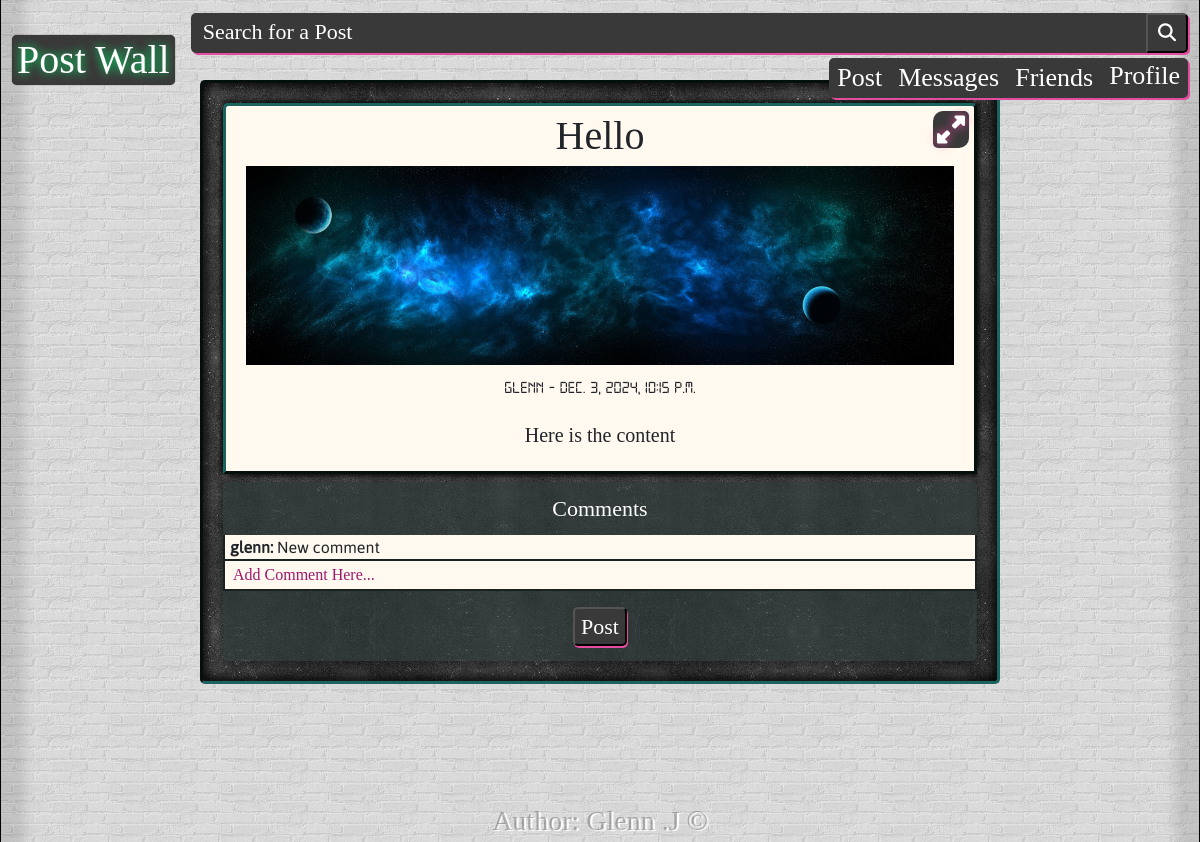
The app's page /, older data.
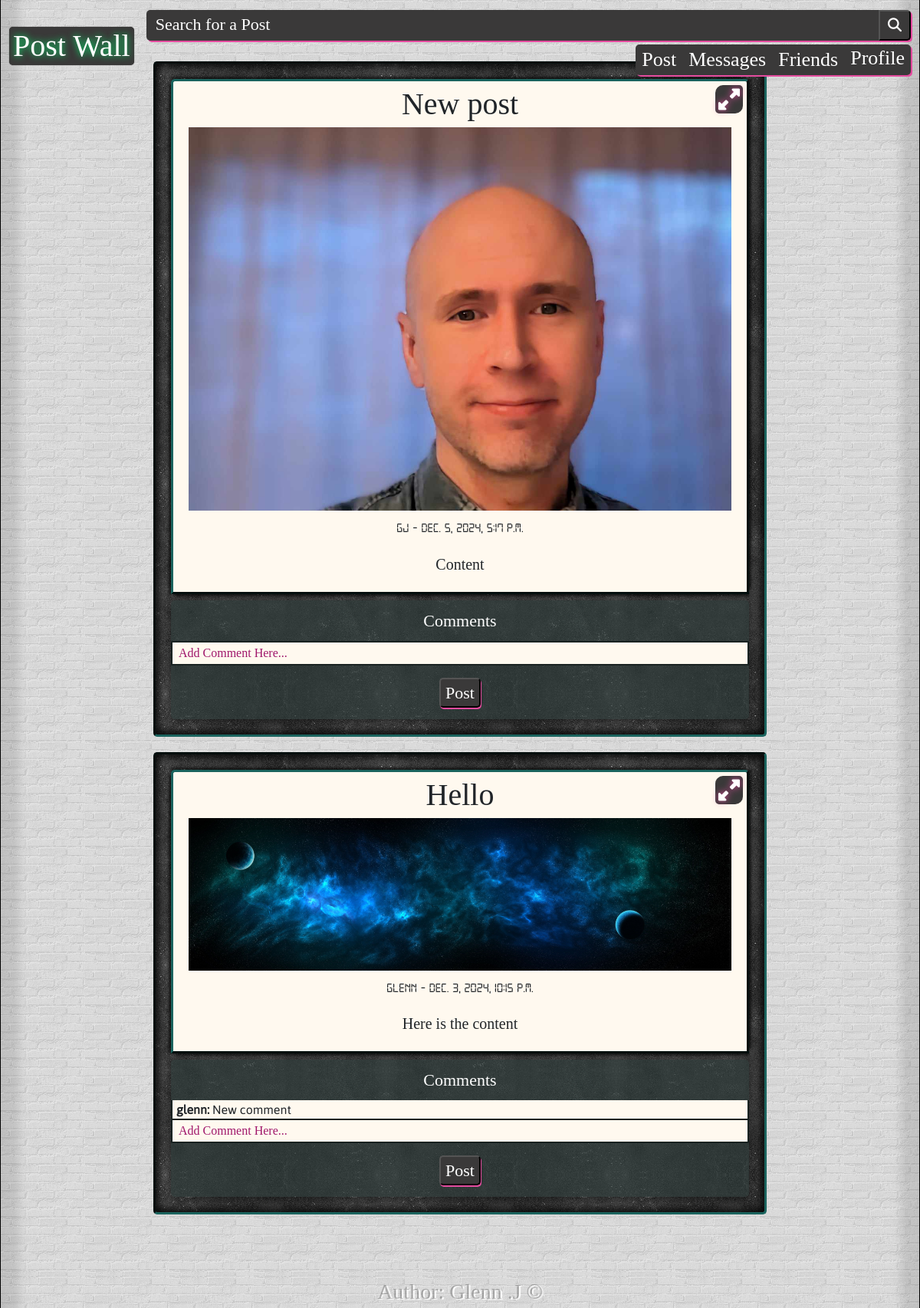
The same page, newer data.
### blog/models.py (models this page shows, shortened)
class Post(models.Model):
    user            = models.ForeignKey(Profile, on_delete=models.CASCADE, related_name='posts')
    title           = models.CharField(max_length=50)
    img             = models.ImageField(upload_to='img/posts', blank=True, null=True)
    content         = models.TextField()
    created_at      = models.DateTimeField(default=timezone.now)
    updated_at      = models.DateTimeField(auto_now=True)
    is_published    = models.BooleanField(default=True)
    def short_content(self):
        return self.content[:100]

class Comment(models.Model):
    post = models.ForeignKey(Post, on_delete=models.CASCADE, related_name='comments', null=True)
    user = models.ForeignKey(Profile, on_delete=models.CASCADE, related_name='comments')
    text = models.TextField()

### accounts/models.py (models this page shows, shortened)
class Profile(AbstractBaseUser):
    username          = models.CharField(max_length=50, unique=True)
    first_name        = models.CharField(max_length=50)
    last_name         = models.CharField(max_length=50)
    email             = models.EmailField(max_length=100, unique=True)
    profile_picture   = models.ImageField(blank=True, upload_to='profile/')
    date_joined       = models.DateTimeField(auto_now_add=True)
    last_login        = models.DateTimeField(auto_now=True)
    is_admin          = models.BooleanField(default=False)
    is_staff          = models.BooleanField(default=True)
    is_active         = models.BooleanField(default=True)
    is_inactive       = models.BooleanField(default=True)
    is_published      = models.BooleanField(default=True)
    USERNAME_FIELD    = 'email'
    REQUIRED_FIELDS   = ['username', 'first_name', 'last_name']
    objects = ProfileManager()

### blog/views.py (the view)
# urls.py: path('', views.postwall, name='postwall'),
def postwall(request):
    posts_with_comments = []
    posts = Post.objects.filter(is_published=True).order_by('-created_at')
    for post in posts:
        comments = post.comments.all()
        posts_with_comments.append({'post': post, 'comments': comments})
    context = {
        'posts_with_comments': posts_with_comments,
        'user': request.user,
    }
    return render(request, "postwall.html", context)

### accounts/context_processors.py (called while the page is built)
def profile_context(request):
    profile_picture_url = None
    if request.user.is_authenticated:
        try:
            profile_picture_url = request.user.profile_picture.url if request.user.profile_picture else None
        except Profile.DoesNotExist:
            pass
    return {'profile_picture_url': profile_picture_url}

### templates/postwall.html (shortened to what this page needs)
{% extends 'base.html' %}
{% load static %}
{% block content %}
<div class="brickwall">
    {% if posts_with_comments %}
        {% for item in posts_with_comments %}
            <div class="concrete" data-post-id="{{ item.post.id }}">
                <div class="polaroid">
                    <div class="postwall-link-container">
                        <a href="{% url 'post_detail' item.post.id %}" class="postwall-link">
                        </a>
                    </div>
                    <div class="postwall-title">{{ item.post.title }}</div>
                    <div class="postwall-image-container">
                        {% if item.post.img %}
                            <img class="postwall-image" src="{{ item.post.img.url }}" alt="{{ item.post.title }}">
                        {% endif %}
                    </div>
                    <p class="postwall-meta">{{ item.post.user.username }} - {{ item.post.created_at }}</p>
                    <p class="postwall-content">{{ item.post.short_content }}</p>
                </div>
                <div class="postwall-comments-container">
                    <div class="postwall-comments-header">Comments</div>
                    <ul class="postwall-comments-ul">
                        {% for comment in item.comments %}
                            <li class="postwall-comments-li"><strong>{{ comment.user.username }}:</strong>
                                {{ comment.text }}
                            </li>
                        {% endfor %}
                    </ul>
                    <form method="post" action="{% url 'add_comment' item.post.id %}" id="comment-form-{{ item.post.id }}">
                        <div class="postwall-form-container">
                            <textarea id="id_textarea" name="comment_text" rows="1" placeholder="Add Comment Here..."
                                onkeypress="handleKeyPress(event, {{ item.post.id }})"></textarea>
                            <div class="postwall-form-button-container">
                                <button type="submit" class="green-button" aria-label="Post comment">
                                    Post
                                </button>
                            </div>
                        </div>
                    </form>
                </div>
            </div>
        {% endfor %}
    {% endif %}
</div>
{% endblock %}

### templates/base.html (shortened to what this page needs)
{% load static %}
<!DOCTYPE html>
<html lang="en">
<head>
    <link
        href="https://cdn.jsdelivr.net/npm/bootstrap@5.0.2/dist/css/bootstrap.min.css"
        rel="stylesheet"
    />
    <link href="{% static 'css/base.css' %}" rel="stylesheet" type="text/css"/>
</head>
<body>
    {% include 'navbar.html' %}
    {% include 'alerts.html' %}
    {% block content %}{% endblock %}
    {% include 'footer.html' %}
</body>
</html>

### templates/navbar.html (shortened to what this page needs)
{% load static %}
{% block extra_css %}
	<link href="{% static 'css/navbar.css' %}" rel="stylesheet" type="text/css"/>
{% endblock %}
{% block header %}
<header>
	<nav class="navbar navbar-expand-lg">
		<div class="container-fluid">
			<ul class="navbar-nav">
				<li class="nav-item">
					<a class="navbar-brand {% if request.path == '/postwall/' %} active {% endif %}"
						href="{% url 'postwall' %}">Post Wall</a>
				</li>
			</ul>
			<div class="collapse navbar-collapse" id="navbarSupportedContent">
				<form action="{% url 'search' %}" method="GET" class="input-group ms-auto">
					<input type="text" name="keyword" class="form-control search-input"
						placeholder="Search for a Post" aria-label="Search" id="search-input"
						autocomplete="off"/>
					<button class="search-btn" type="submit" id="btn-search" aria-label="Search posts">
						<i class="fas fa-search"></i>
					</button>
				</form>
				<ul class="navbar-nav ms-auto">
					<li class="nav-item">
						<a class="nav-link {% if request.resolver_match.url_name == '/post/' %} active {% endif %}"
							href="{% url 'post' %}">Post</a>
					</li>
					<li class="nav-item">
						<a class="nav-link {% if request.resolver_match.url_name == '/messages/' %} active {% endif %}"
							href="#">Messages</a>
					</li>
					<li class="nav-item dropdown">
						<a class="nav-link {% if request.resolver_match.url_name == '/friends/' %} active {% endif %}"
							href="#">Friends</a>
					</li>
					<li class="nav-item dropdown">
						<a class="nav-link {% if request.resolver_match.url_name == 'profile' %} active {% endif %}"
							href="{% if user.is_authenticated %}{% url 'dashboard' %}{% else %}{% url 'login' %}{% endif %}"
							id="profiledropdown" role="button" data-bs-toggle="dropdown" aria-expanded="false">
							{% if user.is_authenticated and profile_picture_url %}
								<span class="d-lg-none">
									<img src="{{ profile_picture_url }}" alt="profile pic" class="profile-image-toggler"/>
								</span>
								<span class="d-none d-lg-inline">
									<img src="{{ profile_picture_url }}" alt="profile pic" class="profile-image"/>
								</span>
							{% else %}
								<span class="d-none d-lg-inline">Profile</span>
							{% endif %}
						</a>
					</li>
				</ul>
			</div>
		</div>
	</nav>
</header>
{% endblock %}

### templates/alerts.html (shortened to what this page needs)
<div class="alert-c">
</div>

### templates/footer.html
{% load static %}
{% block content %}
<footer class="developer">
    Author: Glenn .J &copy; {{ current_year }}
</footer>
{% endblock %}

### static/css/navbar.css (style rules this page uses)
.navbar { box-sizing: border-box; max-width: 1200px; width: 100%; position: fixed; z-index: 1000; align-items: center; display: flex; justify-content: space-between; }
.navbar-nav { flex-direction: row; display: flex; align-items: center; }
.navbar-brand { padding: 0 5px; display: flex; border-radius: 5px; align-items: center; outline: none; position: relative; z-index: 1000; font-family: "Cocogoose-Condensed-Letterpress-trial", "Sans-Serif"; color: #fff; background-color: #3a3939; text-shadow: -3px -1px 0px #e44c9f; box-shadow: 2px 2px 0px 0px #e44c9f; transition: box-shadow 0.2s ease, transform 0.2s ease; }
.navbar-brand:hover, .navbar-brand:focus, .navbar-brand.active { color: #fff; background-color: #3a3939; text-shadow: 0px 0px 10px #01f16d; box-shadow: 0px 0px 1px #0c0c0c; transform: translateY(2px); }
.nav-link { font-family: "Cocogoose-Condensed-letterpress-trial", "Sans-Serif"; border-radius: 0; outline: none; position: relative; z-index: 1000; color: #fff; background-color: #3a3939; box-shadow: 2px 2px 0px 0px #e44c9f; transition: box-shadow 0.2s ease, transform 0.2s ease; padding: 0 15px; white-space: nowrap; display: inline-flex; align-items: center; }
.input-group { justify-content: center; display: flex; align-items: center; }
.nav-item:first-child .nav-link { border-top-left-radius: 5px; border-bottom-left-radius: 5px; }
.nav-item:last-child .nav-link { border-top-right-radius: 5px; border-bottom-right-radius: 5px; display: flex; align-items: center; overflow: hidden; box-sizing: border-box; }
.search-input { font-family: "Asap-Bold", "Sans-Serif"; display: flex; position: relative; z-index: 1; border-top-left-radius: 5px; border-bottom-left-radius: 5px; background-color: #3a3939; box-shadow: 2px 2px 0px 0px#E44C9F; transition: box-shadow 0.2s ease, transform 0.2s ease; }
.search-input::placeholder { font-family: "Cocogoose-Condensed-letterpress-trial", "Sans-Serif"; color: #FFF; }
.search-btn { padding: 10px; align-items: center; line-height: 60px; height: 60px; display: flex; position: relative; z-index: 1; border-top-right-radius: 5px!important; border-bottom-right-radius: 5px!important; color: #fff; background-color: #3a3939; box-shadow: 2px 2px 0px 0px #e44c9f; transition: box-shadow 0.2s ease, transform 0.2s ease; }
@media (min-width: 769px) and (max-width: 1200px) { .navbar { height: auto; } }
@media (min-width: 769px) and (max-width: 1200px) { .navbar-collapse { flex-direction: column; width: 100%; } }
@media (min-width: 769px) and (max-width: 1200px) { .navbar-nav { display: flex; flex-direction: row; } }
@media (min-width: 769px) and (max-width: 1200px) { .navbar-brand { font-size: 40px; height: 50px; line-height: 50px; } }
@media (min-width: 769px) and (max-width: 1200px) { .search-input, .search-btn { height: 40px; line-height: 40px; margin-top: 5px; margin-bottom: 5px; font-size: 18px; } }
@media (min-width: 769px) and (max-width: 1200px) { .search-input::placeholder { font-size: 22px; } }
@media (min-width: 769px) and (max-width: 1200px) { .nav-link { display: block; width: 100%; text-align: center; padding-bottom: 5px; box-sizing: border-box; font-size: 26px; height: 40px; line-height: 40px; } }
@media (min-width: 769px) and (max-width: 1200px) { .nav-item { flex: 1; display: flex; height: 50px; line-height: 50px; } }
@media (min-width: 769px) and (max-width: 1200px) { .nav-item:last-child .nav-link { display: flex; align-items: center; justify-content: center; } }
@media (min-width: 769px) and (max-width: 1200px) { .d-none { display: none; } }

Row changes from the older to the newer data that the page shows:
added Post: post "New post", post.img (picture), post.user.username "gj", post.created_at "Dec. 5, 2024, 5:17 p.m.", post.short_content "Content", comment_text "Add Comment Here..."
